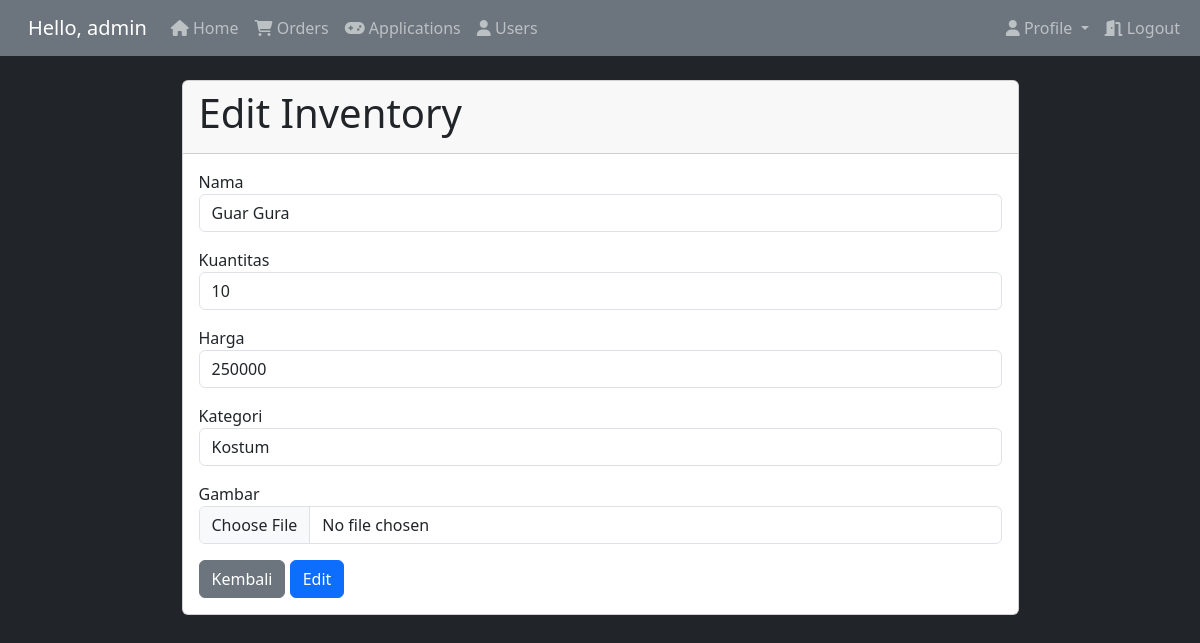
The page /admin/edit_inventory.php?id=31 (signed in) on the database its author committed.
### tables this page shows
CREATE TABLE `inventory` (
  `id` int NOT NULL,
  `nama` varchar(100) NOT NULL,
  `kuantitas` int NOT NULL,
  `harga` decimal(10,0) NOT NULL,
  `gambar` varchar(255) NOT NULL,
  `kategori_id` int DEFAULT NULL,
  `created_at` timestamp NULL DEFAULT CURRENT_TIMESTAMP,
  `updated_at` timestamp NULL DEFAULT CURRENT_TIMESTAMP ON UPDATE CURRENT_TIMESTAMP
);

CREATE TABLE `kategori` (
  `id` int NOT NULL,
  `nama` varchar(100) NOT NULL
);

### app/controller/InventoryController.php (called while the page is built, shortened)
<?php
class InventoryController
{
    private $conn;
    public function __construct($conn)
    {
        $this->conn = $conn;
    }
    public function getAllCategories()
    {
        $sql = "SELECT * FROM kategori";
        $result = $this->conn->query($sql);
        $categories = [];
        if ($result->num_rows > 0) {
            while ($row = $result->fetch_assoc()) {
                $categories[] = $row;
            }
        }
        return $categories;
    }
    public function getInventoryById($id)
    {
        $sql = "SELECT * FROM inventory WHERE id = ?";
        $stmt = $this->conn->prepare($sql);
        $stmt->bind_param('i', $id);
        $stmt->execute();
        $result = $stmt->get_result();
        if ($result->num_rows > 0) {
            return $result->fetch_assoc();
        } else {
            return false;
        }
    }
}

### admin/edit_inventory.php (the view, shortened to what this page needs)
<?php
require '../app/controller/InventoryController.php';
require '../layout/admin/header.php';
$controller = new InventoryController($conn);
if ($_SERVER['REQUEST_METHOD'] == 'POST') {
    $id = htmlspecialchars($_POST['id']);
    $nama = htmlspecialchars($_POST['nama']);
    $kuantitas = htmlspecialchars($_POST['kuantitas']);
    $harga = htmlspecialchars($_POST['harga']);
    $gambar = $_FILES['gambar'];
    $kategori_id = htmlspecialchars($_POST['kategori_id']);
    if ($controller->updateInventory($id, $nama, $kuantitas, $harga, $gambar, $kategori_id)) {
        header("Location: inventory.php");
        exit();
    } else {
        $error = "Gagal mengedit inventory.";
    }
} else {
    $id = isset($_GET['id']) ? $_GET['id'] : 0;
    if ($id == 0 || !($get_id = $controller->getInventoryById($id))) {
        $_SESSION['error_message'] = 'Inventory tidak ditemukan';
        header("Location: inventory.php");
        exit();
    }
    $categories = $controller->getAllCategories();
}
?>
<div class="container mt-4">
    <div class="card w-75 mx-auto">
        <div class="card-header">
            <h1>Edit Inventory</h1>
        </div>
        <div class="card-body">
            <form action="edit_inventory.php" method="POST" enctype="multipart/form-data">
                <div class="form-group mb-3">
                    <label for="nama">Nama</label>
                    <input type="text" name="nama" id="nama" class="form-control" value="<?php echo $get_id['nama']; ?>" required>
                </div>
                <div class="form-group mb-3">
                    <label for="kuantitas">Kuantitas</label>
                    <input type="number" name="kuantitas" id="kuantitas" class="form-control" value="<?php echo $get_id['kuantitas']; ?>" required>
                </div>
                <div class="form-group mb-3">
                    <label for="harga">Harga</label>
                    <input type="number" name="harga" id="harga" class="form-control" value="<?php echo $get_id['harga']; ?>" required>
                </div>
                <div class="form-group mb-3">
                    <label for="kategori_id">Kategori</label>
                    <select name="kategori_id" id="kategori_id" class="form-control" required>
                        <?php foreach ($categories as $category) : ?>
                            <option value="<?php echo $category['id']; ?>" <?php echo $category['id'] == $get_id['kategori_id'] ? 'selected' : ''; ?>><?php echo $category['nama']; ?></option>
                        <?php endforeach; ?>
                    </select>
                </div>
                <div class="form-group mb-3">
                    <label for="gambar">Gambar</label>
                    <input type="file" name="gambar" id="gambar" class="form-control">
                </div>
                <a href="inventory.php" class="btn btn-secondary">Kembali</a>
                <button type="submit" class="btn btn-primary">Edit</button>
            </form>
        </div>
    </div>
</div>
<?php
require '../layout/admin/footer.php';
?>

### rows shown on the page
inventory: nama "Guar Gura", kuantitas "10", harga "250000", kategori_id "Kostum"

### other values the page prints
$_SESSION['username'] "admin"
